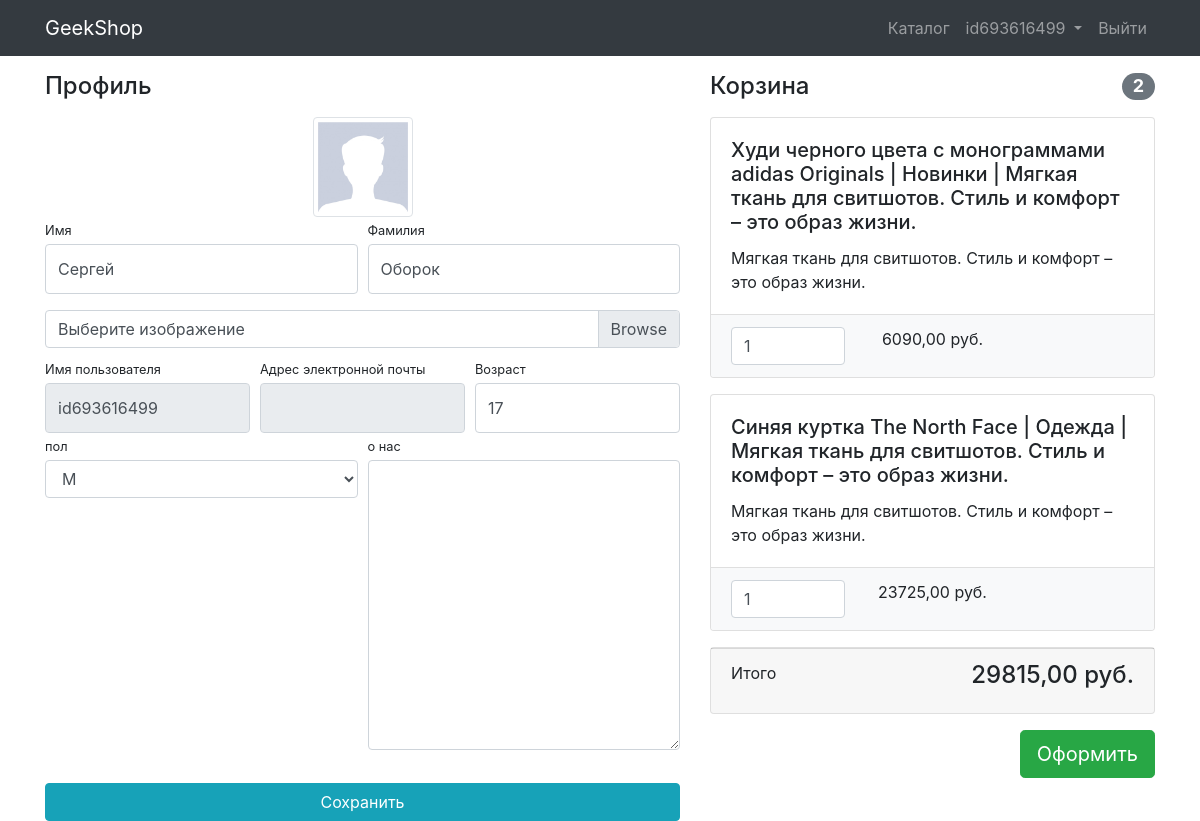
Before: /authapp/profile/ (signed in) with the older database file.
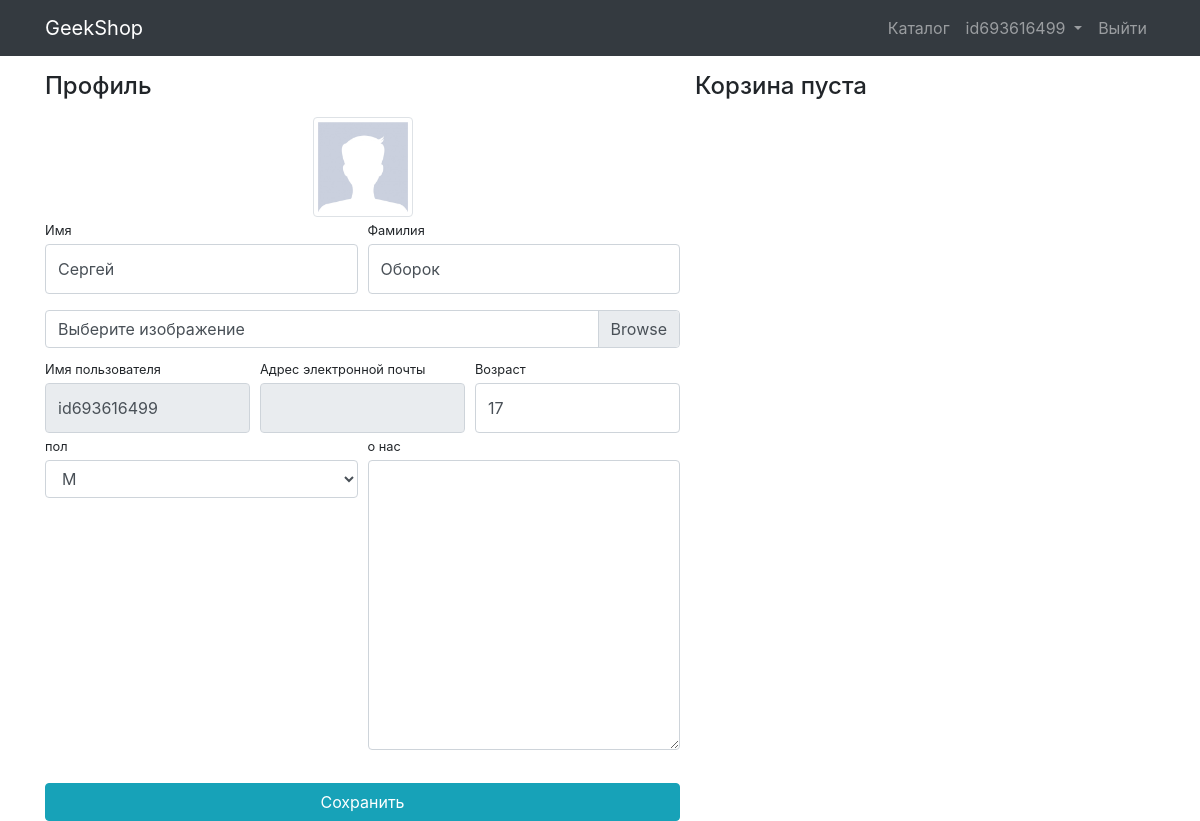
After: the same page with the newer database file.
### authapp/models.py (models this page shows, shortened)
class User(AbstractUser):
    image = models.ImageField(upload_to="users_image", blank=True)
    age = models.PositiveIntegerField(default=18)
    activation_key = models.CharField(max_length=128, blank=True)
    activation_key_expires = models.DateTimeField(auto_now=True, blank=True, null=True)

class UserProfile(models.Model):
    MALE = "М"
    FEMALE = "W"
    GENDER_CHOICES = (
        (MALE, "М"),
        (FEMALE, "Ж"),
    )
    user = models.OneToOneField(User, unique=True, null=True, db_index=True, on_delete=models.CASCADE)
    about = models.TextField(verbose_name="о себе", blank=True, null=False)
    gender = models.CharField(verbose_name="пол", choices=GENDER_CHOICES, blank=True, max_length=2)

### basket/models.py (models this page shows, shortened)
class Basket(models.Model):
    objects = BasketQuerySet.as_manager()
    user = models.ForeignKey(User, on_delete=models.CASCADE)
    product = models.ForeignKey(Product, on_delete=models.CASCADE)
    quantity = models.PositiveIntegerField(default=0)
    create_timestamp = models.DateTimeField(auto_now_add=True)
    update_timestamp = models.DateTimeField(auto_now=True)
    def sum(self):
        return self.quantity * self.product.price
    def total_sum(self):
        baskets = Basket.objects.filter(user=self.user)
        return sum(basket.sum() for basket in baskets)
    def total_quantity(self):
        baskets = Basket.objects.filter(user=self.user)
        return sum(basket.quantity for basket in baskets)

### mainapp/models.py (models this page shows)
class Product(models.Model):
    name = models.CharField(max_length=200)
    image = models.ImageField(upload_to="product_images", blank=True)
    description = models.TextField(blank=True, null=True)
    price = models.DecimalField(max_digits=8, decimal_places=2)
    quantity = models.PositiveIntegerField(default=0)
    category = models.ForeignKey(ProductCategories, on_delete=models.CASCADE)
    def __str__(self):
        return f"{self.name} | {self.category} | {self.description}"

class ProductCategories(models.Model):
    name = models.CharField(max_length=200, unique=True)
    description = models.TextField(blank=True, null=True)
    def __str__(self):
        return self.name

### authapp/views.py (the view, shortened to what this page needs)
# urls.py: path("profile/", ProfileFormView.as_view(), name="profile"),
class ProfileFormView(UpdateView, BaseClassContextMixin, UserDispatchMixin):
    template_name = "authapp/profile.html"
    form_class = UserProfileForm
    success_url = reverse_lazy("authapp:profile")
    title = "Geekshop |  Профайл"
    def get_context_data(self, **kwargs):
        context = super(ProfileFormView, self).get_context_data()
        context["profile"] = UserProfileEditForm(instance=self.request.user.userprofile)
        return context
    def get_object(self, queryset=None):
        return User.objects.get(id=self.request.user.pk)

### authapp/forms.py
class UserProfileForm(UserChangeForm):
    image = forms.ImageField(widget=forms.FileInput(), required=False)
    age = forms.IntegerField(widget=forms.NumberInput(), required=False)
    class Meta:
        model = User
        fields = ("username", "last_name", "first_name", "email", "image", "age")
    def __init__(self, *args, **kwargs):
        super(UserProfileForm, self).__init__(*args, **kwargs)
        self.fields["username"].widget.attrs["readonly"] = True
        self.fields["email"].widget.attrs["readonly"] = True
        for field_name, field in self.fields.items():
            field.widget.attrs["class"] = "form-control py-4"
        self.fields["image"].widget.attrs["class"] = "custom-file-input"

class UserProfileEditForm(UserChangeForm):
    class Meta:
        model = UserProfile
        exclude = ("user",)
    def __init__(self, *args, **kwargs):
        super(UserProfileEditForm, self).__init__(*args, **kwargs)
        for field_name, field in self.fields.items():
            if field_name != "gender":
                field.widget.attrs["class"] = "form-control py-4"
            else:
                field.widget.attrs["class"] = "form-control"

### authapp/mixin.py (called while the page is built)
    def get_context_data(self, **kwargs):
        context = super(BaseClassContextMixin, self).get_context_data(**kwargs)
        context["title"] = self.title
        return context

    @method_decorator(user_passes_test(lambda u: u.is_authenticated))
    def dispatch(self, request, *args, **kwargs):
        return super(UserDispatchMixin, self).dispatch(request, *args, **kwargs)

### mainapp/context_processors.py (called while the page is built)
def basket(request):
    basket_list = []
    if request.user.is_authenticated:
        basket_list = Basket.objects.filter(user=request.user)
    return {"baskets": basket_list}

### authapp/templates/authapp/profile.html (shortened to what this page needs)
{% extends "mainapp/base.html" %}
{% load static %}
{% block css %}
  <link href="{% static "css/profile.css" %}" rel="stylesheet">
{% endblock %}
{% block content %}
<div class="container">
    <div class="row">
        <div class="col-lg-7">
            <h4 class="mt-3 mb-3">Профиль</h4>
            <div class="col-lg-12 text-center">
                <img width="100" height="100"
                     src="{% if user.image %} {{ user.image.url }} {% else %} {% static 'vendor/img/users/default_avatar.jpg' %} {% endif %}"
                     class="img-thumbnail">
            </div>
            <form action="{% url 'authapp:profile' %}" method="post" enctype="multipart/form-data">
                <div class="form-row">
                    <div class="col-lg-6">
                        <div class="form-group">
                            <label class="small mb-1" for="{{ form.first_name.id_for_label }}">Имя</label>
                            {{ form.first_name }}
                        </div>
                    </div>
                    <div class="col-lg-6">
                        <div class="form-group">
                            <label class="small mb-1" for="{{ form.last_name.id_for_label }}">Фамилия</label>
                            {{ form.last_name }}
                        </div>
                    </div>
                </div>
                <div class="form-row mb-2">
                    <div class="col-lg-12">
                        <div class="custom-file">
                            <label class="custom-file-label" for="{{ form.image.id_for_label }}">Выберите изображение</label>
                        </div>
                    </div>
                </div>
                <div class="form-row">
                    <div class="col-lg-4">
                        <label class="small mb-1" for="{{ form.username.id_for_label }}">Имя пользователя</label>
                        {{ form.username }}
                    </div>
                    <div class="col-lg-4">
                        <label class="small mb-1" for="{{ form.email.id_for_label }}">Адрес электронной
                            почты</label>
                        {{ form.email }}
                    </div>
                    <div class="col-lg-4">
                        <label class="small mb-1" for="{{ form.age.id_for_label }}">Возраст</label>
                        {{ form.age }}
                    </div>
                </div>
                <div class="form-row">
                    <div class="col-lg-6">
                        <label class="small mb-1" for="{{ profile.gender.id_for_label }}">пол</label>
                        {{ profile.gender }}
                    </div>
                    <div class="col-lg-6">
                        <label class="small mb-1" for="{{ profile.about.id_for_label }}">о нас</label>
                        {{ profile.about }}
                    </div>
                </div>
                <div class="form-row">
                    <div class="col-lg-12" style="margin-top: 33px;">
                        <input class="btn btn-info btn-block" type="submit" value="Сохранить">
                    </div>
                </div>
            </form>
        </div>
        {% include "basket/basket.html" %}
    </div>
</div>
{% endblock %}

### mainapp/templates/mainapp/base.html (shortened to what this page needs)
{% load static %}
<!DOCTYPE html>
<html lang="en">
<head>
  <link href="{% static "vendor/bootstrap/css/bootstrap.min.css" %}" rel="stylesheet">
  {% block css %}
  {% endblock %}
</head>
<body>
  <nav class="navbar navbar-expand-lg navbar-dark bg-dark fixed-top">
    <div class="container">
      <a class="navbar-brand" href="{% url "index" %}">GeekShop</a>
      <div class="collapse navbar-collapse" id="navbarResponsive">
        <ul class="navbar-nav ml-auto">
          <li class="nav-item">
            <a class="nav-link" href="{% url 'mainapp:products' %}">Каталог  </a>
          </li>
          {% if not user.is_authenticated %}
            <li class="nav-item">
              <a class="nav-link" href="{% url 'authapp:login' %}">Войти <i class="fas fa-sign-in-alt"></i></a>
            </li>
          {% else %}
            <li class="nav-item">
              <div class="dropdown">
                <a class="nav-link dropdown-toggle" href="" data-toggle="dropdown">
                  {{ user.username|default:'Пользователь' }}
                </a>
              </div>
            </li>
            <li class="nav-item">
              <a class="nav-link" href="{% url 'authapp:logout' %}">Выйти </a>
            </li>
          {% endif %}
        </ul>
      </div>
    </div>
  </nav>
  {% block content %}
  {% endblock %}
</body>
</html>

### basket/templates/basket/basket.html (shortened to what this page needs)
<div class="basket_list" style="display:contents">
  {% if baskets %}
  <div class="col-lg-5">
    <h4 class="mt-3 mb-3 d-flex justify-content-between align-items-center mb-3">
      Корзина <span class="badge badge-secondary badge-pill">{{ baskets.0.total_quantity }}</span>
    </h4>
    {% for basket in baskets %}
    <div class="card mb-3">
      <div class="card-body">
        <h5 class="card-title">{{ basket.product }}</h5>
        <p class="card-text">{{ basket.product.description }}</p>
      </div>
      <ul class="list-group list-group-flush">
        <li class="list-group-item bg-light">
          <div class="row text-center">
            <div class="col-lg-4">
              <input name="{{ basket.id }}" type="number" class="form-control" value="{{ basket.quantity }}" min="0">
            </div>
            <div class="col-lg-4">{{ basket.sum }} руб.</div>
            <div class="col-lg-4">
            </div>
          </div>
        </li>
      </ul>
    </div>
    {% endfor %}
    <div class="card mb-3">
      <div class="card-footer">
        <p class="float-left">Итого</p>
        <h4 class="float-right">{{ baskets.0.total_sum }} руб.</h4>
      </div>
    </div>
    <button type="button" class="btn btn-success btn-lg float-right">Оформить</button>
  </div>
  {% else %}
  <h4 class="mt-3 mb-3 text-center">Корзина пуста</h4>
  {% endif %}
</div>

### static/css/profile.css (style rules this page uses)
body { padding-top: 56px; }

Changed rows visible on the page:
removed Basket: user+quantity "2", product "Худи черного цвета с монограммами adidas Originals | Новинки | Мягкая ткань для свитшотов. Стиль и комфорт – это образ жизни.", product.description "Мягкая ткань для свитшотов. Стиль и комфорт – это образ жизни.", quantity "1", sum "6090,00", user+quantity+product "29815,00"
removed Basket: product "Синяя куртка The North Face | Одежда | Мягкая ткань для свитшотов. Стиль и комфорт – это образ жизни.", product.description "Мягкая ткань для свитшотов. Стиль и комфорт – это образ жизни.", quantity "1", sum "23725,00"
Other visible differences:
text no longer shown: "Корзина Итого руб. Оформить"
text now shown: "Корзина пуста"
